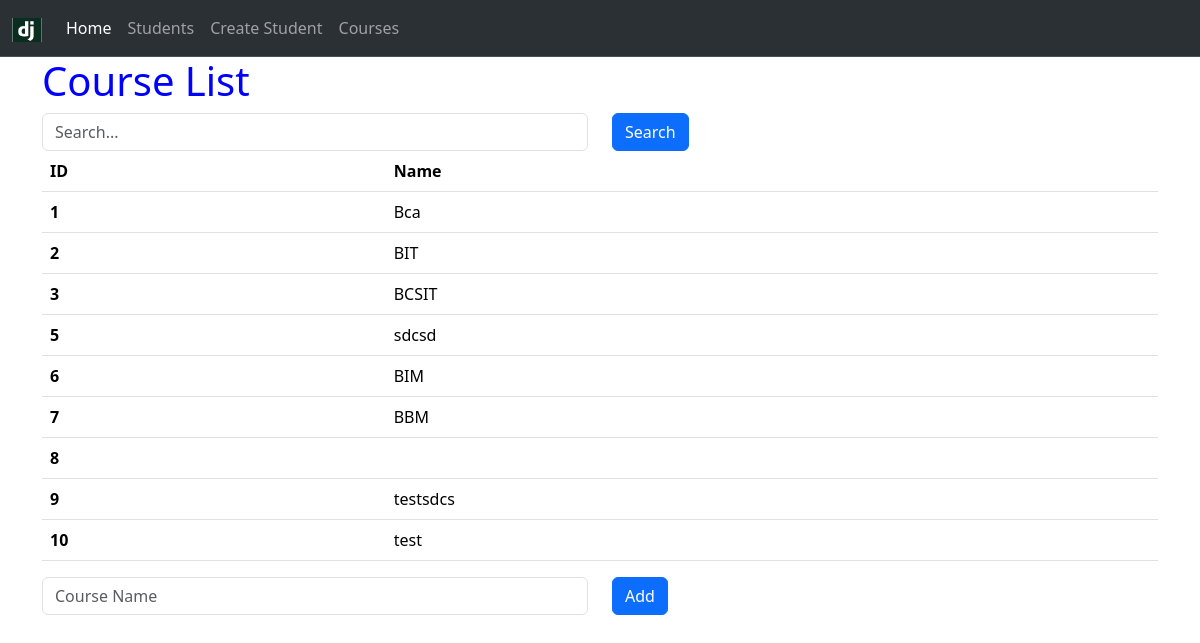
Page /courses/ on the committed database.
### students/models.py (models this page shows, shortened)
class Course(models.Model):
    name = models.CharField(max_length=100)

### students/views.py (the view)
# urls.py: path("courses/", list_courses, name="courses"),
def list_courses(request):
    courses = Course.objects.all()
    context = {
        'header' : 'Course List',
        'title': 'Courses',
        'courses': courses
    }
    return render(request, "students/list_course.html",context)

### students/templates/students/list_course.html (shortened to what this page needs)
{% extends 'students/base.html' %}
{% block content %}
<div class="row">
    <div class="col">
        <input type="text" placeholder="Search..." id="search" class="form-control" />
    </div>
    <div class="col">
        <button class="btn btn-primary" onClick="search()">Search</button>
    </div>
</div>
<table class="table">
    <thead>
        <tr>
            <th scope="col">ID</th>
            <th scope="col">Name</th>
        </tr>
    </thead>
    <tbody id="result">
            {% for c in courses %}
            <tr>
                <th scope="col">{{c.id}}</th>
                <td>{{c.name}}</td>
            </tr>
            {% endfor %}
    </tbody>
</table>
<div class="row">
    <div class="col">
        <input type="text" placeholder="Course Name" id="course_name" class="form-control" />
    </div>
    <div class="col">
        <button class="btn btn-primary" onClick="add()">Add</button>
    </div>
</div>
{% endblock %}

### rows in the picture
Course: id "1", name "Bca"
Course: id "2", name "BIT"
Course: id "3", name "BCSIT"
Course: id "5", name "sdcsd"
Course: id "6", name "BIM"
Course: id "7", name "BBM"
Course: id "8"
Course: id "9", name "testsdcs"
Course: id "10", name "test"

### other values in the picture
{{ header }} "Course List"
